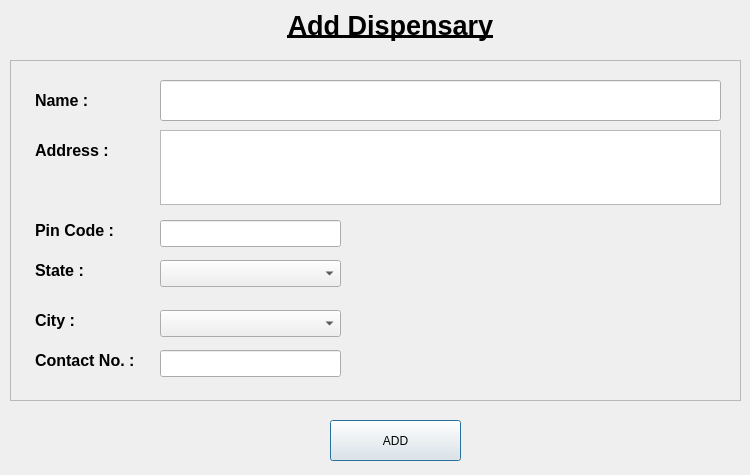
<?xml version="1.0" encoding="UTF-8"?>
<ui version="4.0">
 <class>addDispensary</class>
 <widget class="QDialog" name="addDispensary">
  <property name="geometry">
   <rect>
    <x>0</x>
    <y>0</y>
    <width>750</width>
    <height>475</height>
   </rect>
  </property>
  <property name="windowTitle">
   <string/>
  </property>
  <widget class="QLabel" name="title">
   <property name="geometry">
    <rect>
     <x>260</x>
     <y>0</y>
     <width>261</width>
     <height>51</height>
    </rect>
   </property>
   <property name="text">
    <string>&lt;html&gt;&lt;head/&gt;&lt;body&gt;&lt;p align=&quot;center&quot;&gt;&lt;span style=&quot; font-size:20pt; font-weight:600; text-decoration: underline;&quot;&gt;Add Dispensary&lt;/span&gt;&lt;/p&gt;&lt;/body&gt;&lt;/html&gt;</string>
   </property>
  </widget>
  <widget class="QFrame" name="frame">
   <property name="geometry">
    <rect>
     <x>10</x>
     <y>60</y>
     <width>731</width>
     <height>341</height>
    </rect>
   </property>
   <property name="styleSheet">
    <string notr="true"/>
   </property>
   <property name="frameShape">
    <enum>QFrame::StyledPanel</enum>
   </property>
   <property name="frameShadow">
    <enum>QFrame::Raised</enum>
   </property>
   <widget class="QLabel" name="nameLabel">
    <property name="geometry">
     <rect>
      <x>25</x>
      <y>20</y>
      <width>71</width>
      <height>41</height>
     </rect>
    </property>
    <property name="text">
     <string>&lt;html&gt;&lt;head/&gt;&lt;body&gt;&lt;p&gt;&lt;span style=&quot; font-size:12pt; font-weight:600;&quot;&gt;Name :&lt;/span&gt;&lt;/p&gt;&lt;/body&gt;&lt;/html&gt;</string>
    </property>
   </widget>
   <widget class="QLineEdit" name="name">
    <property name="geometry">
     <rect>
      <x>150</x>
      <y>20</y>
      <width>561</width>
      <height>41</height>
     </rect>
    </property>
   </widget>
   <widget class="QLabel" name="addressLabel">
    <property name="geometry">
     <rect>
      <x>25</x>
      <y>70</y>
      <width>91</width>
      <height>41</height>
     </rect>
    </property>
    <property name="text">
     <string>&lt;html&gt;&lt;head/&gt;&lt;body&gt;&lt;p&gt;&lt;span style=&quot; font-size:12pt; font-weight:600;&quot;&gt;Address :&lt;/span&gt;&lt;/p&gt;&lt;/body&gt;&lt;/html&gt;</string>
    </property>
   </widget>
   <widget class="QLabel" name="contactLabel">
    <property name="geometry">
     <rect>
      <x>25</x>
      <y>280</y>
      <width>131</width>
      <height>41</height>
     </rect>
    </property>
    <property name="text">
     <string>&lt;html&gt;&lt;head/&gt;&lt;body&gt;&lt;p&gt;&lt;span style=&quot; font-size:12pt; font-weight:600;&quot;&gt;Contact No. :&lt;/span&gt;&lt;/p&gt;&lt;/body&gt;&lt;/html&gt;</string>
    </property>
   </widget>
   <widget class="QLabel" name="stateLabel">
    <property name="geometry">
     <rect>
      <x>25</x>
      <y>190</y>
      <width>61</width>
      <height>41</height>
     </rect>
    </property>
    <property name="text">
     <string>&lt;html&gt;&lt;head/&gt;&lt;body&gt;&lt;p&gt;&lt;span style=&quot; font-size:12pt; font-weight:600;&quot;&gt;State :&lt;/span&gt;&lt;/p&gt;&lt;/body&gt;&lt;/html&gt;</string>
    </property>
   </widget>
   <widget class="QLabel" name="pinCodeLabel">
    <property name="geometry">
     <rect>
      <x>25</x>
      <y>150</y>
      <width>101</width>
      <height>41</height>
     </rect>
    </property>
    <property name="text">
     <string>&lt;html&gt;&lt;head/&gt;&lt;body&gt;&lt;p&gt;&lt;span style=&quot; font-size:12pt; font-weight:600;&quot;&gt;Pin Code :&lt;/span&gt;&lt;/p&gt;&lt;/body&gt;&lt;/html&gt;</string>
    </property>
   </widget>
   <widget class="QLabel" name="cityLabel">
    <property name="geometry">
     <rect>
      <x>25</x>
      <y>240</y>
      <width>61</width>
      <height>41</height>
     </rect>
    </property>
    <property name="text">
     <string>&lt;html&gt;&lt;head/&gt;&lt;body&gt;&lt;p&gt;&lt;span style=&quot; font-size:12pt; font-weight:600;&quot;&gt;City :&lt;/span&gt;&lt;/p&gt;&lt;/body&gt;&lt;/html&gt;</string>
    </property>
   </widget>
   <widget class="QTextEdit" name="address">
    <property name="geometry">
     <rect>
      <x>150</x>
      <y>70</y>
      <width>561</width>
      <height>75</height>
     </rect>
    </property>
   </widget>
   <widget class="QLineEdit" name="pinCode">
    <property name="geometry">
     <rect>
      <x>150</x>
      <y>160</y>
      <width>181</width>
      <height>27</height>
     </rect>
    </property>
   </widget>
   <widget class="QLineEdit" name="contact">
    <property name="geometry">
     <rect>
      <x>150</x>
      <y>290</y>
      <width>181</width>
      <height>27</height>
     </rect>
    </property>
    <property name="inputMethodHints">
     <set>Qt::ImhNone</set>
    </property>
   </widget>
   <widget class="QComboBox" name="state">
    <property name="geometry">
     <rect>
      <x>150</x>
      <y>200</y>
      <width>181</width>
      <height>27</height>
     </rect>
    </property>
   </widget>
   <widget class="QComboBox" name="city">
    <property name="geometry">
     <rect>
      <x>150</x>
      <y>250</y>
      <width>181</width>
      <height>27</height>
     </rect>
    </property>
   </widget>
  </widget>
  <widget class="QPushButton" name="addButton">
   <property name="geometry">
    <rect>
     <x>330</x>
     <y>420</y>
     <width>131</width>
     <height>41</height>
    </rect>
   </property>
   <property name="text">
    <string>ADD</string>
   </property>
  </widget>
 </widget>
 <resources/>
 <connections/>
</ui>
